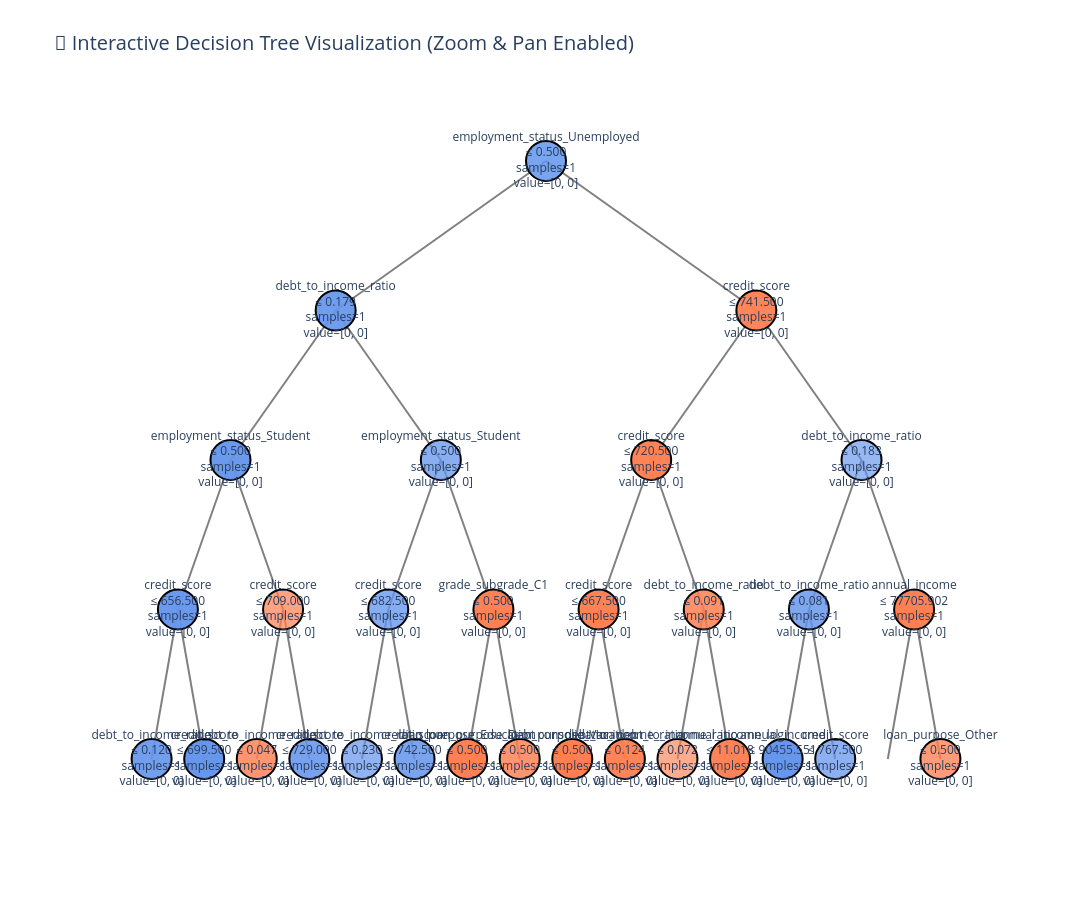
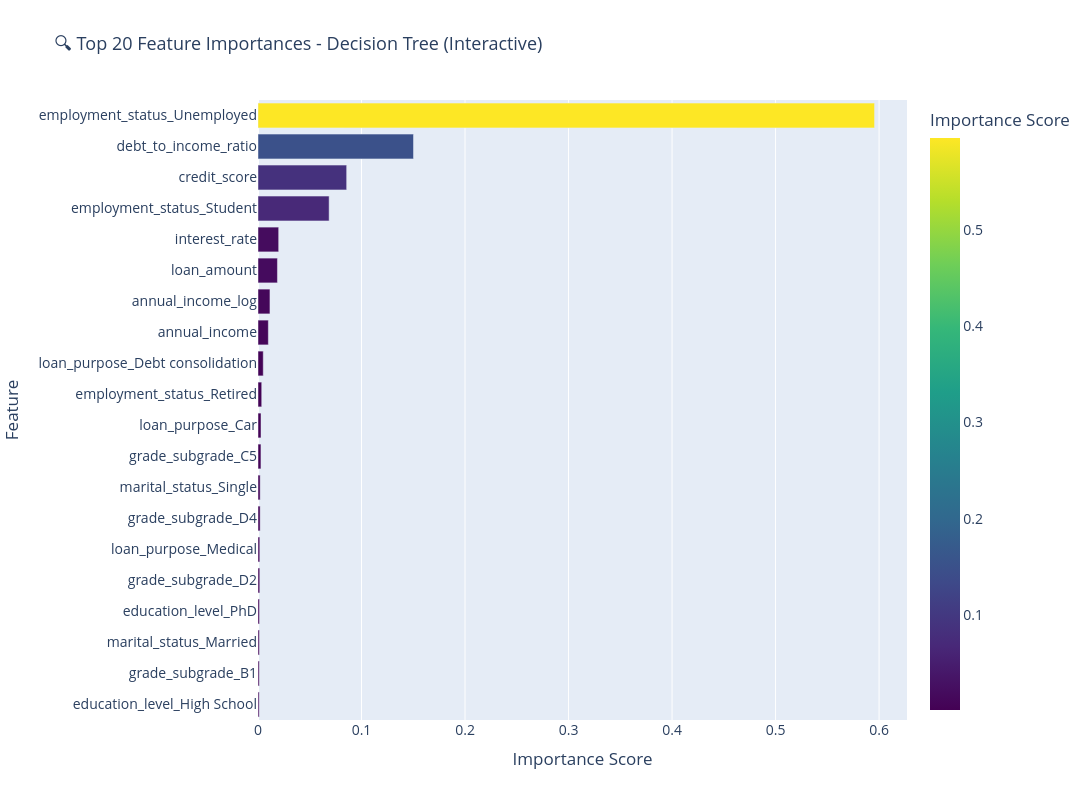
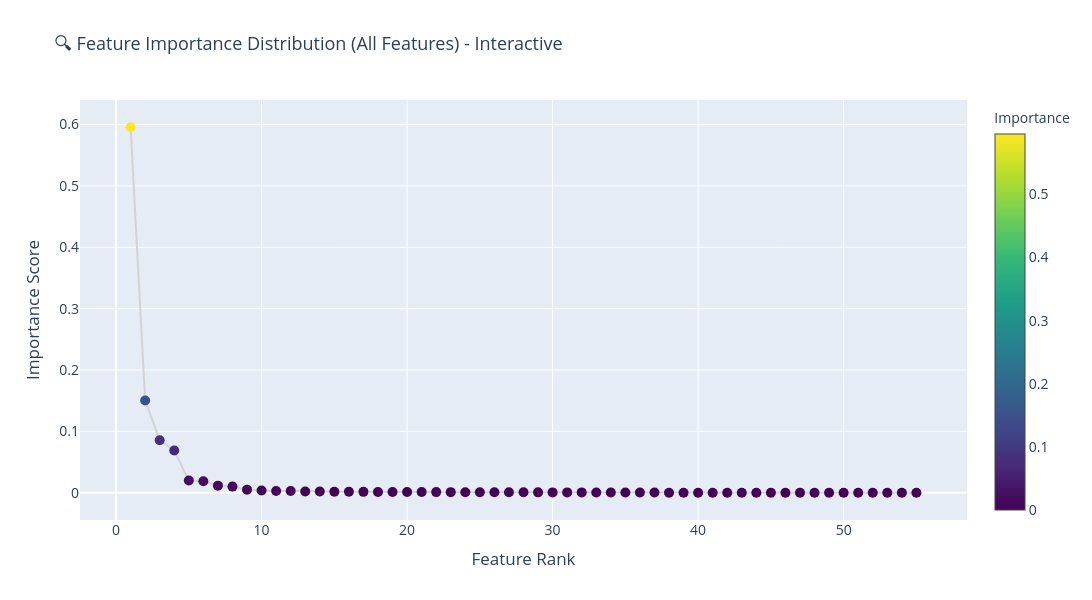

Notebook code cell kept with these figures, in order:
### Code cell
# Visualize the Decision Tree structure (limited depth for readability)
from sklearn import tree
import matplotlib.pyplot as plt
import plotly.express as px
import plotly.graph_objects as go
import numpy as np

dt = models['DecisionTree']

# Create interactive decision tree visualization using Plotly
def create_tree_plot(model, feature_names, max_depth=4):
    """Create an interactive Plotly visualization of the decision tree"""
    
    tree_model = model.tree_
    
    # Build tree structure
    def build_tree_structure(node_id=0, depth=0, x=0.5, y=1.0, x_offset=0.25):
        if depth > max_depth or tree_model.feature[node_id] == -2:
            return [], [], []
        
        # Node info
        feature_idx = tree_model.feature[node_id]
        threshold = tree_model.threshold[node_id]
        value = tree_model.value[node_id][0]
        
        # Prepare node label
        if feature_idx != -2:
            feature_name = feature_names[feature_idx]
            label = f"{feature_name}<br>≤ {threshold:.3f}<br>samples={int(value.sum())}<br>value={[int(v) for v in value]}"
        else:
            label = f"Leaf<br>samples={int(value.sum())}<br>value={[int(v) for v in value]}"
        
        # Node color based on class majority
        if value[1] > value[0]:
            color = f'rgba(100, 149, 237, {0.3 + 0.7 * (value[1] / value.sum())})'  # Blue for Paid
        else:
            color = f'rgba(255, 127, 80, {0.3 + 0.7 * (value[0] / value.sum())})'  # Orange for Not Paid
        
        nodes = [(x, y, label, color)]
        edges_x = []
        edges_y = []
        
        # Left child
        left_child = tree_model.children_left[node_id]
        if left_child != -1 and depth < max_depth:
            left_x = x - x_offset / (2 ** depth)
            left_y = y - 0.15
            edges_x.extend([x, left_x, None])
            edges_y.extend([y, left_y, None])
            left_nodes, left_edges_x, left_edges_y = build_tree_structure(
                left_child, depth + 1, left_x, left_y, x_offset
            )
            nodes.extend(left_nodes)
            edges_x.extend(left_edges_x)
            edges_y.extend(left_edges_y)
        
        # Right child
        right_child = tree_model.children_right[node_id]
        if right_child != -1 and depth < max_depth:
            right_x = x + x_offset / (2 ** depth)
            right_y = y - 0.15
            edges_x.extend([x, right_x, None])
            edges_y.extend([y, right_y, None])
            right_nodes, right_edges_x, right_edges_y = build_tree_structure(
                right_child, depth + 1, right_x, right_y, x_offset
            )
            nodes.extend(right_nodes)
            edges_x.extend(right_edges_x)
            edges_y.extend(right_edges_y)
        
        return nodes, edges_x, edges_y
    
    nodes, edges_x, edges_y = build_tree_structure()
    
    # Create figure
    fig = go.Figure()
    
    # Add edges
    fig.add_trace(go.Scatter(
        x=edges_x, y=edges_y,
        mode='lines',
        line=dict(color='gray', width=2),
        hoverinfo='none',
        showlegend=False
    ))
    
    # Add nodes
    node_x = [n[0] for n in nodes]
    node_y = [n[1] for n in nodes]
    node_text = [n[2] for n in nodes]
    node_color = [n[3] for n in nodes]
    
    fig.add_trace(go.Scatter(
        x=node_x, y=node_y,
        mode='markers+text',
        marker=dict(
            size=40,
            color=node_color,
            line=dict(color='black', width=2)
        ),
        text=node_text,
        textposition='middle center',
        hovertext=node_text,
        hoverinfo='text',
        showlegend=False
    ))
    
    fig.update_layout(
        title=dict(
            text='🌳 Interactive Decision Tree Visualization (Zoom & Pan Enabled)',
            font=dict(size=20)
        ),
        showlegend=False,
        hovermode='closest',
        xaxis=dict(showgrid=False, zeroline=False, showticklabels=False),
        yaxis=dict(showgrid=False, zeroline=False, showticklabels=False),
        width=1400,
        height=900,
        plot_bgcolor='white'
    )
    
    return fig

# Create and display interactive tree
print("🌳 Generating interactive decision tree visualization...")
fig_tree = create_tree_plot(dt, X_val.columns, max_depth=4)
fig_tree.show()

print("\n💡 Usage Instructions:")
print("✓ Scroll wheel - Zoom in/out to view node details")
print("✓ Click & drag - Pan the view")
print("✓ Hover - Display complete node information")
print("✓ Double-click - Reset to original view\n")

# Feature importance from Decision Tree
feature_importance = pd.DataFrame({
    'feature': X_val.columns,
    'importance': dt.feature_importances_
}).sort_values('importance', ascending=False).head(20)

# Interactive Plotly bar chart for feature importance (top 20) - LARGER
fig = px.bar(feature_importance, 
             x='importance', 
             y='feature', 
             orientation='h',
             title='🔍 Top 20 Feature Importances - Decision Tree (Interactive)',
             labels={'importance': 'Importance Score', 'feature': 'Feature'},
             color='importance',
             color_continuous_scale='Viridis',
             hover_data={'importance': ':.4f'})

fig.update_layout(
    height=800,  # Increased height
    width=1200,  # Added width
    yaxis={'categoryorder': 'total ascending'},
    showlegend=False,
    hovermode='closest',
    font=dict(size=14),
    title_font=dict(size=18)
)
fig.show()

# Interactive scatter plot showing feature importance distribution
fig2 = go.Figure()

# Get all features sorted by importance
all_features = pd.DataFrame({
    'feature': X_val.columns,
    'importance': dt.feature_importances_
}).sort_values('importance', ascending=False).reset_index(drop=True)

all_features['rank'] = range(1, len(all_features) + 1)

fig2.add_trace(go.Scatter(
    x=all_features['rank'],
    y=all_features['importance'],
    mode='markers+lines',
    marker=dict(
        size=10,  # Larger markers
        color=all_features['importance'],
        colorscale='Viridis',
        showscale=True,
        colorbar=dict(title='Importance', titlefont=dict(size=14))
    ),
    text=all_features['feature'],
    hovertemplate='<b>%{text}</b><br>Rank: %{x}<br>Importance: %{y:.4f}<extra></extra>',
    line=dict(color='lightgray', width=2)
))

fig2.update_layout(
    title='🔍 Feature Importance Distribution (All Features) - Interactive',
    xaxis_title='Feature Rank',
    yaxis_title='Importance Score',
    height=600,
    width=1200,
    hovermode='closest',
    font=dict(size=14),
    title_font=dict(size=18)
)
fig2.show()

print('\n📊 Top 20 Most Important Features:')
display(feature_importance)

print("\n" + "="*60)
print("🔧 Interactive Chart Usage Guide:")
print("="*60)
print("✓ Mouse scroll wheel: Zoom in/out")
print("✓ Click & drag: Pan the view")
print("✓ Double-click: Reset view")
print("✓ Hover: Display detailed data")
print("✓ Toolbar: Top-right corner with zoom, pan, save options")
print("="*60)

### Figure 1 — Plotly figure (JSON) as saved in the notebook; plotly's stock layout.template omitted (floating-point values rounded to 4 significant figures)
{"data": [{"hoverinfo": "none", "line": {"color": "gray", "width": 2}, "mode": "lines", "showlegend": false, "type": "scatter", "x": [0.5, 0.25, null, 0.25, 0.125, null, 0.125, 0.0625, null, 0.0625, 0.03125, null, 0.0625, 0.09375, null, 0.125, 0.1875, null, 0.1875, 0.1562, null, 0.1875, 0.2188, null, 0.25, 0.375, null, 0.375, 0.3125, null, 0.3125, 0.2812, null, 0.3125, 0.3438, null, 0.375, 0.4375, null, 0.4375, 0.4062, null, 0.4375, 0.4688, null, 0.5, 0.75, null, 0.75, 0.625, null, 0.625, 0.5625, null, 0.5625, 0.5312, null, 0.5625, 0.5938, null, 0.625, 0.6875, null, 0.6875, 0.6562, null, 0.6875, 0.7188, null, 0.75, 0.875, null, 0.875, 0.8125, null, 0.8125, 0.7812, null, 0.8125, 0.8438, null, 0.875, 0.9375, null, 0.9375, 0.9062, null, 0.9375, 0.9688, null], "y": [1, 0.85, null, 0.85, 0.7, null, 0.7, 0.55, null, 0.55, 0.4, null, 0.55, 0.4, null, 0.7, 0.55, null, 0.55, 0.4, null, 0.55, 0.4, null, 0.85, 0.7, null, 0.7, 0.55, null, 0.55, 0.4, null, 0.55, 0.4, null, 0.7, 0.55, null, 0.55, 0.4, null, 0.55, 0.4, null, 1, 0.85, null, 0.85, 0.7, null, 0.7, 0.55, null, 0.55, 0.4, null, 0.55, 0.4, null, 0.7, 0.55, null, 0.55, 0.4, null, 0.55, 0.4, null, 0.85, 0.7, null, 0.7, 0.55, null, 0.55, 0.4, null, 0.55, 0.4, null, 0.7, 0.55, null, 0.55, 0.4, null, 0.55, 0.4, null]}, {"hoverinfo": "text", "hovertext": ["employment_status_Unemployed<br>≤ 0.500<br>samples=1<br>value=[0, 0]", "debt_to_income_ratio<br>≤ 0.179<br>samples=1<br>value=[0, 0]", "employment_status_Student<br>≤ 0.500<br>samples=1<br>value=[0, 0]", "credit_score<br>≤ 656.500<br>samples=1<br>value=[0, 0]", "debt_to_income_ratio<br>≤ 0.120<br>samples=1<br>value=[0, 0]", "credit_score<br>≤ 699.500<br>samples=1<br>value=[0, 0]", "credit_score<br>≤ 709.000<br>samples=1<br>value=[0, 0]", "debt_to_income_ratio<br>≤ 0.047<br>samples=1<br>value=[0, 0]", "credit_score<br>≤ 729.000<br>samples=1<br>value=[0, 0]", "employment_status_Student<br>≤ 0.500<br>samples=1<br>value=[0, 0]", "credit_score<br>≤ 682.500<br>samples=1<br>value=[0, 0]", "debt_to_income_ratio<br>≤ 0.230<br>samples=1<br>value=[0, 0]", "credit_score<br>≤ 742.500<br>samples=1<br>value=[0, 0]", "grade_subgrade_C1<br>≤ 0.500<br>samples=1<br>value=[0, 0]", "loan_purpose_Education<br>≤ 0.500<br>samples=1<br>value=[0, 0]", "loan_purpose_Debt consolidation<br>≤ 0.500<br>samples=1<br>value=[0, 0]", "credit_score<br>≤ 741.500<br>samples=1<br>value=[0, 0]", "credit_score<br>≤ 720.500<br>samples=1<br>value=[0, 0]", "credit_score<br>≤ 667.500<br>samples=1<br>value=[0, 0]", "loan_purpose_Vacation<br>≤ 0.500<br>samples=1<br>value=[0, 0]", "debt_to_income_ratio<br>≤ 0.124<br>samples=1<br>value=[0, 0]", "debt_to_income_ratio<br>≤ 0.091<br>samples=1<br>value=[0, 0]", "debt_to_income_ratio<br>≤ 0.072<br>samples=1<br>value=[0, 0]", "annual_income_log<br>≤ 11.018<br>samples=1<br>value=[0, 0]", "debt_to_income_ratio<br>≤ 0.183<br>samples=1<br>value=[0, 0]", "debt_to_income_ratio<br>≤ 0.081<br>samples=1<br>value=[0, 0]", "annual_income<br>≤ 90455.551<br>samples=1<br>value=[0, 0]", "credit_score<br>≤ 767.500<br>samples=1<br>value=[0, 0]", "annual_income<br>≤ 77705.902<br>samples=1<br>value=[0, 0]", "loan_purpose_Other<br>≤ 0.500<br>samples=1<br>value=[0, 0]"], "marker": {"color": ["rgba(100, 149, 237, 0.8590374999999999)", "rgba(100, 149, 237, 0.917500523341009)", "rgba(100, 149, 237, 0.9508823529411765)", "rgba(100, 149, 237, 0.9582868901654806)", "rgba(100, 149, 237, 0.9115477629987907)", "rgba(100, 149, 237, 0.9767923399162177)", "rgba(255, 127, 80, 0.7135021097046413)", "rgba(255, 127, 80, 0.8179190751445087)", "rgba(100, 149, 237, 0.8687499999999999)", "rgba(100, 149, 237, 0.7540929658576717)", "rgba(100, 149, 237, 0.775226586102719)", "rgba(100, 149, 237, 0.7111811023622047)", "rgba(100, 149, 237, 0.8529130850047755)", "rgba(255, 127, 80, 0.975438596491228)", "rgba(255, 127, 80, 0.9867924528301886)", "rgba(255, 127, 80, 0.825)", "rgba(255, 127, 80, 0.9429598562013182)", "rgba(255, 127, 80, 0.9670322580645161)", "rgba(255, 127, 80, 0.9774035087719297)", "rgba(255, 127, 80, 0.9958968347010551)", "rgba(255, 127, 80, 0.9498251748251747)", "rgba(255, 127, 80, 0.8488)", "rgba(255, 127, 80, 0.6499999999999999)", "rgba(255, 127, 80, 0.9645569620253163)", "rgba(100, 149, 237, 0.6705882352941176)", "rgba(100, 149, 237, 0.8292682926829267)", "rgba(100, 149, 237, 0.9774193548387096)", "rgba(100, 149, 237, 0.7392156862745097)", "rgba(255, 127, 80, 0.981081081081081)", "rgba(255, 127, 80, 0.7666666666666666)"], "line": {"color": "black", "width": 2}, "size": 40}, "mode": "markers+text", "showlegend": false, "text": ["employment_status_Unemployed<br>≤ 0.500<br>samples=1<br>value=[0, 0]", "debt_to_income_ratio<br>≤ 0.179<br>samples=1<br>value=[0, 0]", "employment_status_Student<br>≤ 0.500<br>samples=1<br>value=[0, 0]", "credit_score<br>≤ 656.500<br>samples=1<br>value=[0, 0]", "debt_to_income_ratio<br>≤ 0.120<br>samples=1<br>value=[0, 0]", "credit_score<br>≤ 699.500<br>samples=1<br>value=[0, 0]", "credit_score<br>≤ 709.000<br>samples=1<br>value=[0, 0]", "debt_to_income_ratio<br>≤ 0.047<br>samples=1<br>value=[0, 0]", "credit_score<br>≤ 729.000<br>samples=1<br>value=[0, 0]", "employment_status_Student<br>≤ 0.500<br>samples=1<br>value=[0, 0]", "credit_score<br>≤ 682.500<br>samples=1<br>value=[0, 0]", "debt_to_income_ratio<br>≤ 0.230<br>samples=1<br>value=[0, 0]", "credit_score<br>≤ 742.500<br>samples=1<br>value=[0, 0]", "grade_subgrade_C1<br>≤ 0.500<br>samples=1<br>value=[0, 0]", "loan_purpose_Education<br>≤ 0.500<br>samples=1<br>value=[0, 0]", "loan_purpose_Debt consolidation<br>≤ 0.500<br>samples=1<br>value=[0, 0]", "credit_score<br>≤ 741.500<br>samples=1<br>value=[0, 0]", "credit_score<br>≤ 720.500<br>samples=1<br>value=[0, 0]", "credit_score<br>≤ 667.500<br>samples=1<br>value=[0, 0]", "loan_purpose_Vacation<br>≤ 0.500<br>samples=1<br>value=[0, 0]", "debt_to_income_ratio<br>≤ 0.124<br>samples=1<br>value=[0, 0]", "debt_to_income_ratio<br>≤ 0.091<br>samples=1<br>value=[0, 0]", "debt_to_income_ratio<br>≤ 0.072<br>samples=1<br>value=[0, 0]", "annual_income_log<br>≤ 11.018<br>samples=1<br>value=[0, 0]", "debt_to_income_ratio<br>≤ 0.183<br>samples=1<br>value=[0, 0]", "debt_to_income_ratio<br>≤ 0.081<br>samples=1<br>value=[0, 0]", "annual_income<br>≤ 90455.551<br>samples=1<br>value=[0, 0]", "credit_score<br>≤ 767.500<br>samples=1<br>value=[0, 0]", "annual_income<br>≤ 77705.902<br>samples=1<br>value=[0, 0]", "loan_purpose_Other<br>≤ 0.500<br>samples=1<br>value=[0, 0]"], "textposition": "middle center", "type": "scatter", "x": [0.5, 0.25, 0.125, 0.0625, 0.03125, 0.09375, 0.1875, 0.1562, 0.2188, 0.375, 0.3125, 0.2812, 0.3438, 0.4375, 0.4062, 0.4688, 0.75, 0.625, 0.5625, 0.5312, 0.5938, 0.6875, 0.6562, 0.7188, 0.875, 0.8125, 0.7812, 0.8438, 0.9375, 0.9688], "y": [1, 0.85, 0.7, 0.55, 0.4, 0.4, 0.55, 0.4, 0.4, 0.7, 0.55, 0.4, 0.4, 0.55, 0.4, 0.4, 0.85, 0.7, 0.55, 0.4, 0.4, 0.55, 0.4, 0.4, 0.7, 0.55, 0.4, 0.4, 0.55, 0.4]}], "layout": {"height": 900, "hovermode": "closest", "plot_bgcolor": "white", "showlegend": false, "title": {"font": {"size": 20}, "text": "🌳 Interactive Decision Tree Visualization (Zoom & Pan Enabled)"}, "width": 1400, "xaxis": {"showgrid": false, "showticklabels": false, "zeroline": false}, "yaxis": {"showgrid": false, "showticklabels": false, "zeroline": false}}}

### Figure 2 — Plotly figure (JSON) as saved in the notebook; plotly's stock layout.template omitted (floating-point values rounded to 4 significant figures)
{"data": [{"alignmentgroup": "True", "hovertemplate": "Importance Score=%{marker.color:.4f}<br>Feature=%{y}<extra></extra>", "legendgroup": "", "marker": {"color": [0.5956, 0.1502, 0.08566, 0.06872, 0.01998, 0.01879, 0.01156, 0.01, 0.005075, 0.003595, 0.002922, 0.002851, 0.002101, 0.00208, 0.001732, 0.001713, 0.001455, 0.001319, 0.001214, 0.001144], "coloraxis": "coloraxis", "pattern": {"shape": ""}}, "name": "", "offsetgroup": "", "orientation": "h", "showlegend": false, "textposition": "auto", "type": "bar", "x": [0.5956, 0.1502, 0.08566, 0.06872, 0.01998, 0.01879, 0.01156, 0.01, 0.005075, 0.003595, 0.002922, 0.002851, 0.002101, 0.00208, 0.001732, 0.001713, 0.001455, 0.001319, 0.001214, 0.001144], "xaxis": "x", "y": ["employment_status_Unemployed", "debt_to_income_ratio", "credit_score", "employment_status_Student", "interest_rate", "loan_amount", "annual_income_log", "annual_income", "loan_purpose_Debt consolidation", "employment_status_Retired", "loan_purpose_Car", "grade_subgrade_C5", "marital_status_Single", "grade_subgrade_D4", "loan_purpose_Medical", "grade_subgrade_D2", "education_level_PhD", "marital_status_Married", "grade_subgrade_B1", "education_level_High School"], "yaxis": "y"}], "layout": {"barmode": "relative", "coloraxis": {"colorbar": {"title": {"text": "Importance Score"}}, "colorscale": [[0, "#440154"], [0.1111, "#482878"], [0.2222, "#3e4989"], [0.3333, "#31688e"], [0.4444, "#26828e"], [0.5556, "#1f9e89"], [0.6667, "#35b779"], [0.7778, "#6ece58"], [0.8889, "#b5de2b"], [1, "#fde725"]]}, "font": {"size": 14}, "height": 800, "hovermode": "closest", "legend": {"tracegroupgap": 0}, "showlegend": false, "title": {"font": {"size": 18}, "text": "🔍 Top 20 Feature Importances - Decision Tree (Interactive)"}, "width": 1200, "xaxis": {"anchor": "y", "domain": [0, 1], "title": {"text": "Importance Score"}}, "yaxis": {"anchor": "x", "categoryorder": "total ascending", "domain": [0, 1], "title": {"text": "Feature"}}}}

### Figure 3 — Plotly figure (JSON) as saved in the notebook; plotly's stock layout.template omitted (floating-point values rounded to 4 significant figures)
{"data": [{"hovertemplate": "<b>%{text}</b><br>Rank: %{x}<br>Importance: %{y:.4f}<extra></extra>", "line": {"color": "lightgray", "width": 2}, "marker": {"color": [0.5956, 0.1502, 0.08566, 0.06872, 0.01998, 0.01879, 0.01156, 0.01, 0.005075, 0.003595, 0.002922, 0.002851, 0.002101, 0.00208, 0.001732, 0.001713, 0.001455, 0.001319, 0.001214, 0.001144, 0.001107, 0.001061, 0.0009947, 0.000934, 0.0009116, 0.0008527, 0.0007991, 0.0006807, 0.0006455, 0.0006044, 0.0005715, 0.0005638, 0.0005162, 0.0005134, 0.0005089, 0.0004213, 0.0003108, 0.0001038, 5.975e-05, 4.279e-05, 3.251e-05, 0, 0, 0, 0, 0, 0, 0, 0, 0, 0, 0, 0, 0, 0], "colorbar": {"title": {"font": {"size": 14}, "text": "Importance"}}, "colorscale": [[0, "#440154"], [0.1111, "#482878"], [0.2222, "#3e4989"], [0.3333, "#31688e"], [0.4444, "#26828e"], [0.5556, "#1f9e89"], [0.6667, "#35b779"], [0.7778, "#6ece58"], [0.8889, "#b5de2b"], [1, "#fde725"]], "showscale": true, "size": 10}, "mode": "markers+lines", "text": ["employment_status_Unemployed", "debt_to_income_ratio", "credit_score", "employment_status_Student", "interest_rate", "loan_amount", "annual_income_log", "annual_income", "loan_purpose_Debt consolidation", "employment_status_Retired", "loan_purpose_Car", "grade_subgrade_C5", "marital_status_Single", "grade_subgrade_D4", "loan_purpose_Medical", "grade_subgrade_D2", "education_level_PhD", "marital_status_Married", "grade_subgrade_B1", "education_level_High School", "loan_purpose_Home", "gender_Other", "education_level_Other", "grade_subgrade_D5", "loan_purpose_Other", "gender_Male", "education_level_Master's", "grade_subgrade_B3", "grade_subgrade_F2", "loan_purpose_Education", "grade_subgrade_C4", "grade_subgrade_C3", "grade_subgrade_C2", "grade_subgrade_C1", "grade_subgrade_E2", "grade_subgrade_F5", "grade_subgrade_B5", "grade_subgrade_D1", "grade_subgrade_A2", "grade_subgrade_E1", "loan_purpose_Vacation", "grade_subgrade_A5", "grade_subgrade_A4", "grade_subgrade_D3", "grade_subgrade_B2", "grade_subgrade_B4", "employment_status_Self-employed", "grade_subgrade_E3", "grade_subgrade_E4", "grade_subgrade_E5", "grade_subgrade_F1", "marital_status_Widowed", "grade_subgrade_F3", "grade_subgrade_F4", "grade_subgrade_A3"], "type": "scatter", "x": [1, 2, 3, 4, 5, 6, 7, 8, 9, 10, 11, 12, 13, 14, 15, 16, 17, 18, 19, 20, 21, 22, 23, 24, 25, 26, 27, 28, 29, 30, 31, 32, 33, 34, 35, 36, 37, 38, 39, 40, 41, 42, 43, 44, 45, 46, 47, 48, 49, 50, 51, 52, 53, 54, 55], "y": [0.5956, 0.1502, 0.08566, 0.06872, 0.01998, 0.01879, 0.01156, 0.01, 0.005075, 0.003595, 0.002922, 0.002851, 0.002101, 0.00208, 0.001732, 0.001713, 0.001455, 0.001319, 0.001214, 0.001144, 0.001107, 0.001061, 0.0009947, 0.000934, 0.0009116, 0.0008527, 0.0007991, 0.0006807, 0.0006455, 0.0006044, 0.0005715, 0.0005638, 0.0005162, 0.0005134, 0.0005089, 0.0004213, 0.0003108, 0.0001038, 5.975e-05, 4.279e-05, 3.251e-05, 0, 0, 0, 0, 0, 0, 0, 0, 0, 0, 0, 0, 0, 0]}], "layout": {"font": {"size": 14}, "height": 600, "hovermode": "closest", "title": {"font": {"size": 18}, "text": "🔍 Feature Importance Distribution (All Features) - Interactive"}, "width": 1200, "xaxis": {"title": {"text": "Feature Rank"}}, "yaxis": {"title": {"text": "Importance Score"}}}}
